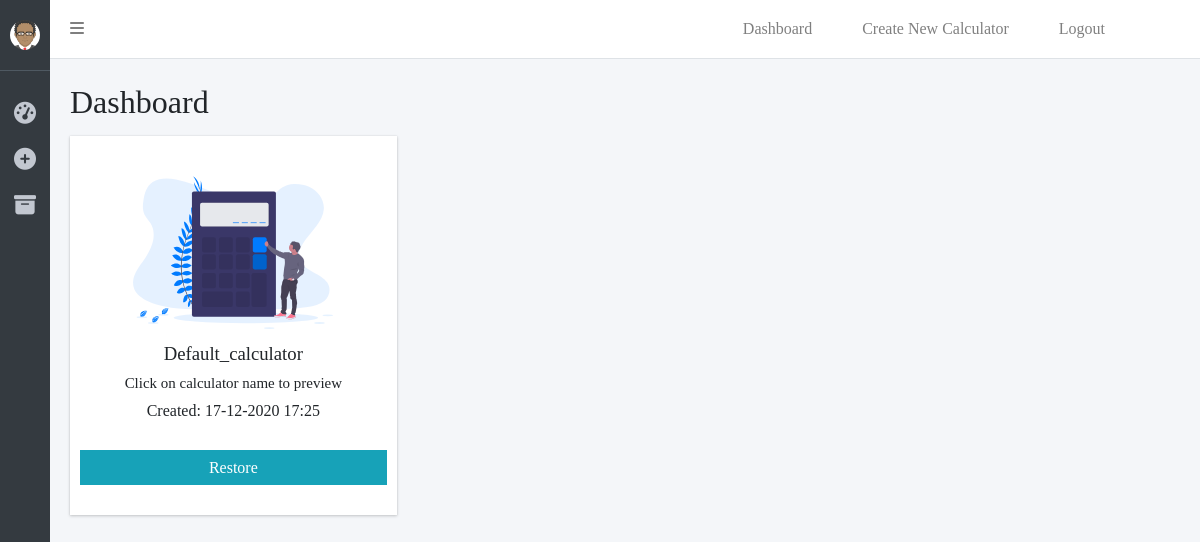
Page /pages/archived.php (signed in) on the earlier database version.
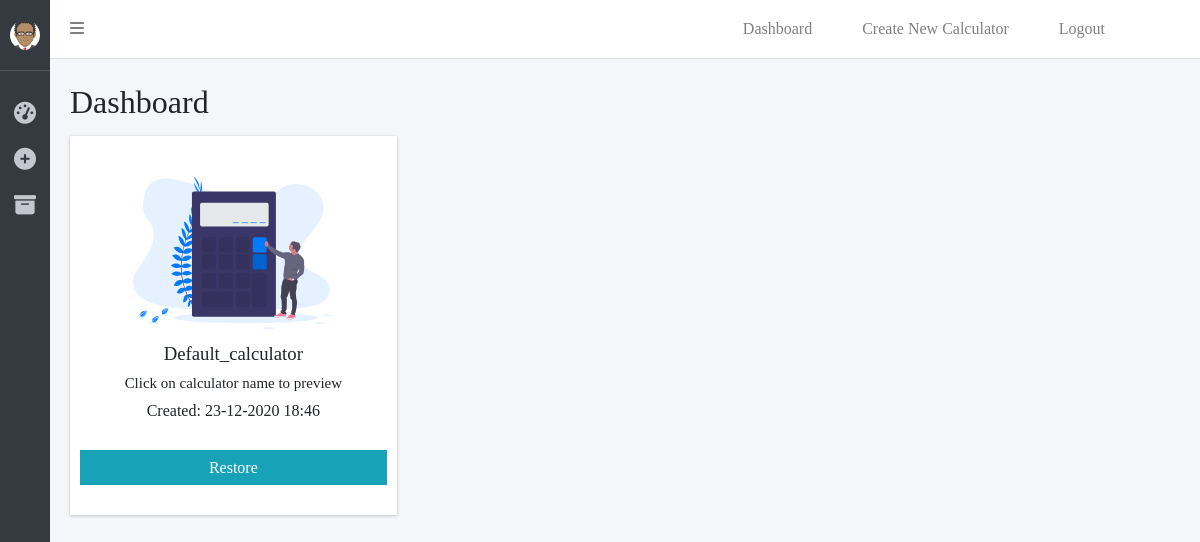
Same page on the later database version.
### tables this page shows
CREATE TABLE IF NOT EXISTS `calculator` (
  `id` int(11) NOT NULL AUTO_INCREMENT,
  `calculatorName` varchar(150) NOT NULL DEFAULT '0',
  `heading` varchar(50) NOT NULL,
  `calculatorText` text NOT NULL,
  `button` varchar(50) NOT NULL,
  `logo` varchar(50) NOT NULL,
  `currency` varchar(50) NOT NULL,
  `optionStatus` set('0','1') NOT NULL DEFAULT '0',
  `date` timestamp NOT NULL DEFAULT CURRENT_TIMESTAMP ON UPDATE CURRENT_TIMESTAMP,
  `user_id` int(11) NOT NULL,
  PRIMARY KEY (`id`),
  KEY `user` (`user_id`),
  CONSTRAINT `user` FOREIGN KEY (`user_id`) REFERENCES `user` (`id`)
);

### pages/archived.php (the view, shortened to what this page needs)
<?php
    require_once('include/db_connection.php');
?>
<!DOCTYPE html>
<html lang="en">
<?php require_once('include/head.php'); ?>
<body>
    <?php require_once('include/admin/admin_nav.php'); ?>
    <?php require_once('include/admin/admin_sidebar.php'); ?>
    <main>
    <div class="main__heading">
        <h1>Dashboard</h1>
    </div>
    <?php
        $archived = 1;
        $query = "SELECT * FROM calculator WHERE user_id = ? AND archived = ?";
        $stmt = $conn->stmt_init();
        if(!$stmt->prepare($query)) {
            die($stmt->error);
        }
        $stmt->bind_param('is', $_SESSION['id'], $archived);
        $stmt->execute();
        $calculators = $stmt->get_result();
        if($calculators->num_rows > 0) { ?>
            <div class="calculator__wrapper">
            <?php while($row = $calculators->fetch_assoc()) { ?>
                <div class="calculator">
                    <img src="images/calculator.svg" alt="calculator" class="calculator__image">
                    <h3 class="calculator__heading">
                        <a href="<?php echo 'calculator_redirect/' .  $row['id']; ?>">
                            <?php echo $row['calculatorName']; ?>
                        </a>
                        <span class="calculator__span">Click on calculator name to preview</span>
                    </h3>
                    <span class="calculator__date">Created: <?php $time = strtotime($row['date']); echo date('d-m-Y H:i', $time) ; ?></span>
                    <a href="include/restore.inc.php?id=<?php echo $row['id']; ?>" class="calculator__btn edit m-width">Restore</a>
                </div>
        <?php } ?>
            </div>
        <?php } else { ?>
            <p>You don't have any calculators in archive...</p>
        <?php } ?>
    </main>
</body>
</html>

Differences in the rows shown:
changed calculator "Default_calculator": date "17-12-2020 17:25" → "23-12-2020 18:46"
